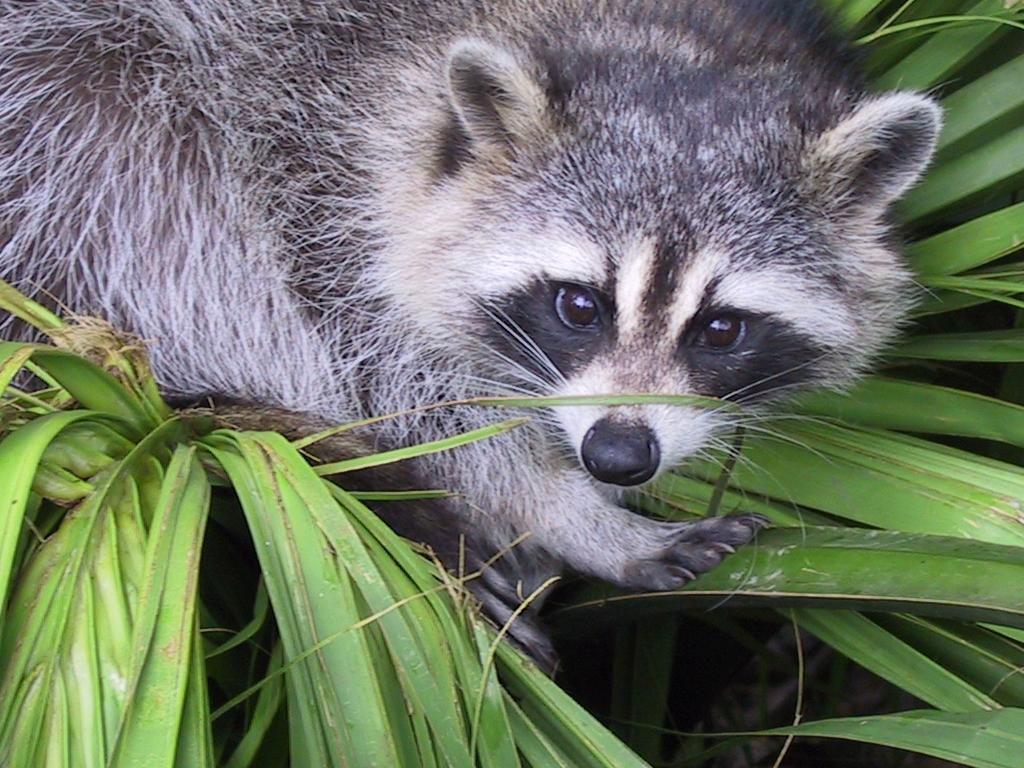
#> input picture Python1/ex04/animal.jpeg, 1024 x 768 px
$ python rotate.py
#> lines starting #> are read from the running program, lines starting #| are printed output that depends on the picture
### Python1/ex04/load_image.py
import cv2


def ft_load(path: str) -> list:
	"""

	"""
#> called with path = 'animal.jpeg'

	print(path)

	img = cv2.imread(path)
#> img is the input picture: shape (768, 1024, 3); mean B, G, R 102.1, 117.7, 110.7

	img_rgb = cv2.cvtColor(img, cv2.COLOR_BGR2RGB)

	return img_rgb

### Python1/ex04/rotate.py
from load_image import ft_load
import cv2
import numpy as numpy


def ft_transpose(img: numpy.ndarray) -> numpy.ndarray:
	"""
	Flips the height and width of an image.
	"""

	rows = img.shape[0]
	columns = img.shape[1]
	channels = img.shape[2]

	transposed = numpy.zeros((columns, rows, channels), dtype=img.dtype)

	for r in range(rows):
		for c in range(columns):
			transposed[c][r] = img[r][c]

	return (transposed)


def ft_rotate(img_array: numpy.ndarray) -> numpy.ndarray:
	"""
	Rotates an image 90 degrees and returns it.
	"""

	height, width = img_array.shape[:2]
#> height = 768; width = 1024
	center_y = height // 2
#> center_y = 384
	center_x = width // 2
#> center_x = 512

	start_y = center_y - 200
#> start_y = 184
	end_y = center_y + 200
#> end_y = 584
	start_x = center_x - 100
#> start_x = 412
	end_x = center_x + 300
#> end_x = 812

	cropped_img = img_array[start_y:end_y, start_x:end_x]
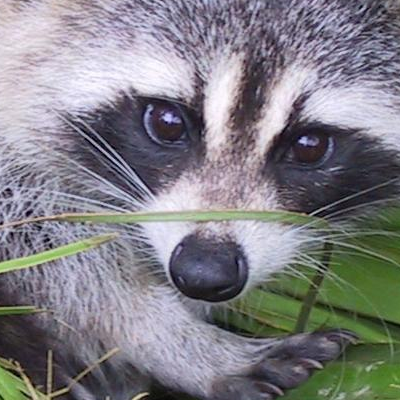
#> cropped_img: shape (400, 400, 3); mean R, G, B 128.7, 127.2, 132.9

	zoomed_img = cv2.cvtColor(cropped_img, cv2.COLOR_RGB2GRAY)
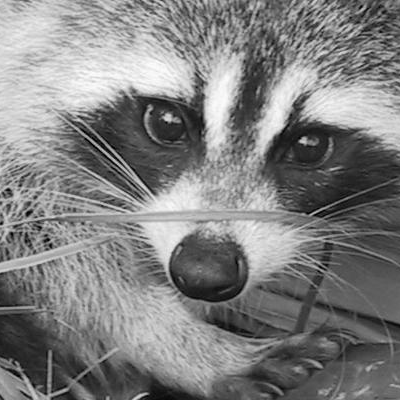
#> zoomed_img: shape (400, 400); min 0, max 253, mean 128.3
	zoomed_img = zoomed_img[:, :, numpy.newaxis]

	z_height, z_width, z_channel = zoomed_img.shape
#> z_height = 400; z_width = 400; z_channel = 1
	print('The shape of image is:', (z_height, z_width, z_channel))
#| The shape of image is: (400, 400, 1)
	print(zoomed_img)
#> (printed output is left out)

	rotated_img = ft_transpose(zoomed_img)
#> after the loop in ft_transpose, `for r in range(rows):`:
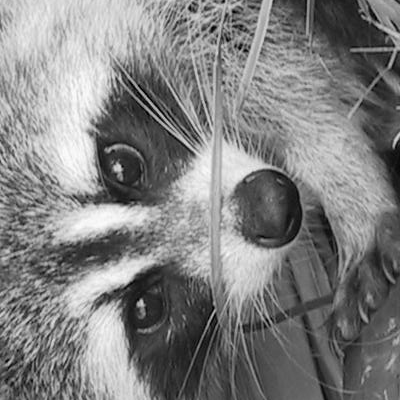
#> transposed: shape (400, 400, 1); min 0, max 253, mean 128.3
	r_height, r_width, r_channel = rotated_img.shape
#> r_height = 400; r_width = 400; r_channel = 1
	print('New shape after transpose:', (r_height, r_width))
#| New shape after transpose: (400, 400)

	return rotated_img


def main():
	img_array = ft_load("animal.jpeg")
	rotated = ft_rotate(img_array)
	print(rotated)
#> (printed output is left out)

	cv2.imshow("", rotated)
	cv2.waitKey(0)
	cv2.destroyAllWindows()


if __name__ == "__main__":
	main()
